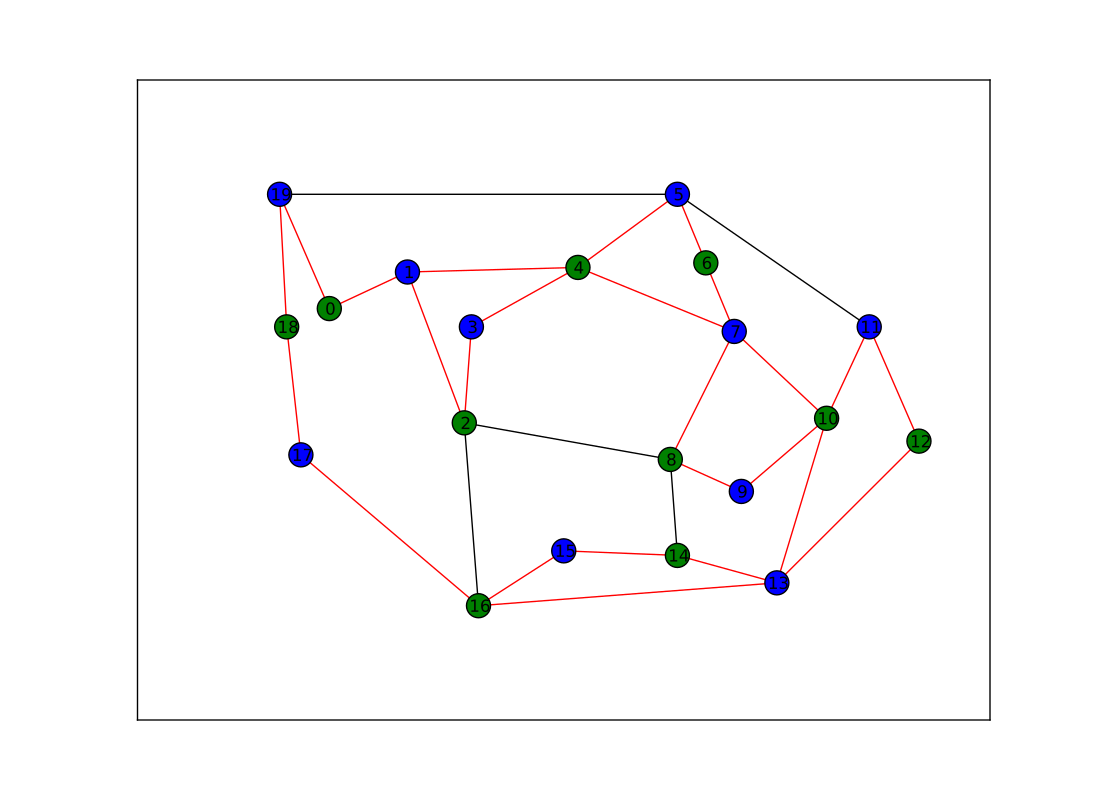

Here is the Python script that generated this plot:
import picos as pic
import networkx as nx

#number of nodes
N=20

#Generate a graph with LCF notation (you can change the values below to obtain another graph!)
#We use this deterministic generator in order to have a constant inuput for doctest.
G=nx.LCF_graph(N,[1,3,14],5)
G=nx.DiGraph(G) #edges are bidirected

#generate edge capacities
c={}
for i,e in enumerate(G.edges()):
        c[e]=((-2)**i)%17 #an arbitrary sequence of numbers
        
#---------------#
#  MAXCUT SDP   #
#---------------#
import cvxopt as cvx
import cvxopt.lapack
import numpy as np

#make G undirected
G=nx.Graph(G)

#allocate weights to the edges
for (i,j) in G.edges():
        G[i][j]['weight']=c[i,j]+c[j,i]


maxcut = pic.Problem()
X=maxcut.add_variable('X',(N,N),'symmetric')

#Laplacian of the graph  
L=pic.new_param('L',1/4.*nx.laplacian(G))

#ones on the diagonal
maxcut.add_constraint(pic.tools.diag_vect(X)==1)
#X positive semidefinite
maxcut.add_constraint(X>>0)

#objective
maxcut.set_objective('max',L|X)

print maxcut
maxcut.solve(verbose = 0)

#Cholesky factorization
V=X.value

cvxopt.lapack.potrf(V)
for i in range(N):
        for j in range(i+1,N):
                V[i,j]=0

#random projection algorithm
#Repeat 100 times or until we are within a factor .878 of the SDP optimal value
count=0
obj_sdp=maxcut.obj_value()
obj=0
while (count <100 or obj<.878*obj_sdp):
        r=cvx.normal(20,1)
        x=cvx.matrix(np.sign(V*r))
        o=(x.T*L*x).value[0]
        if o>obj:
                x_cut=x
                obj=o
        count+=1

S1=[n for n in range(N) if x[n]<0]
S2=[n for n in range(N) if x[n]>0]
        
print 'partition of the nodes:'
print 'S1: {0}'.format(S1)
print 'S2: {0}'.format(S2)

cut = [(i,j) for (i,j) in G.edges() if x[i]*x[j]<0]

#display the cut
import pylab

fig=pylab.figure(figsize=(11,8))

#a Layout for which the graph is planar (or use pos=nx.spring_layout(G) with another graph)
pos={
 0: (0.07, 0.7),
 1: (0.18, 0.78),
 2: (0.26, 0.45),
 3: (0.27, 0.66),
 4: (0.42, 0.79),
 5: (0.56, 0.95),
 6: (0.6,  0.8),
 7: (0.64, 0.65),
 8: (0.55, 0.37),
 9: (0.65, 0.3),
 10:(0.77, 0.46),
 11:(0.83, 0.66),
 12:(0.90, 0.41),
 13:(0.70, 0.1),
 14:(0.56, 0.16),
 15:(0.40, 0.17),
 16:(0.28, 0.05),
 17:(0.03, 0.38),
 18:(0.01, 0.66),
 19: (0, 0.95)}

node_colors=[('g' if n in S1 else 'b') for n in range(N)]
                
nx.draw_networkx(G,pos,
                edgelist=[e for e in G.edges() if e not in cut],
                node_color=node_colors)

nx.draw_networkx_edges(G,pos,
                edgelist=cut,
                edge_color='r')
                
#hide axis
fig.gca().axes.get_xaxis().set_ticks([])
fig.gca().axes.get_yaxis().set_ticks([])
                
pylab.show()
